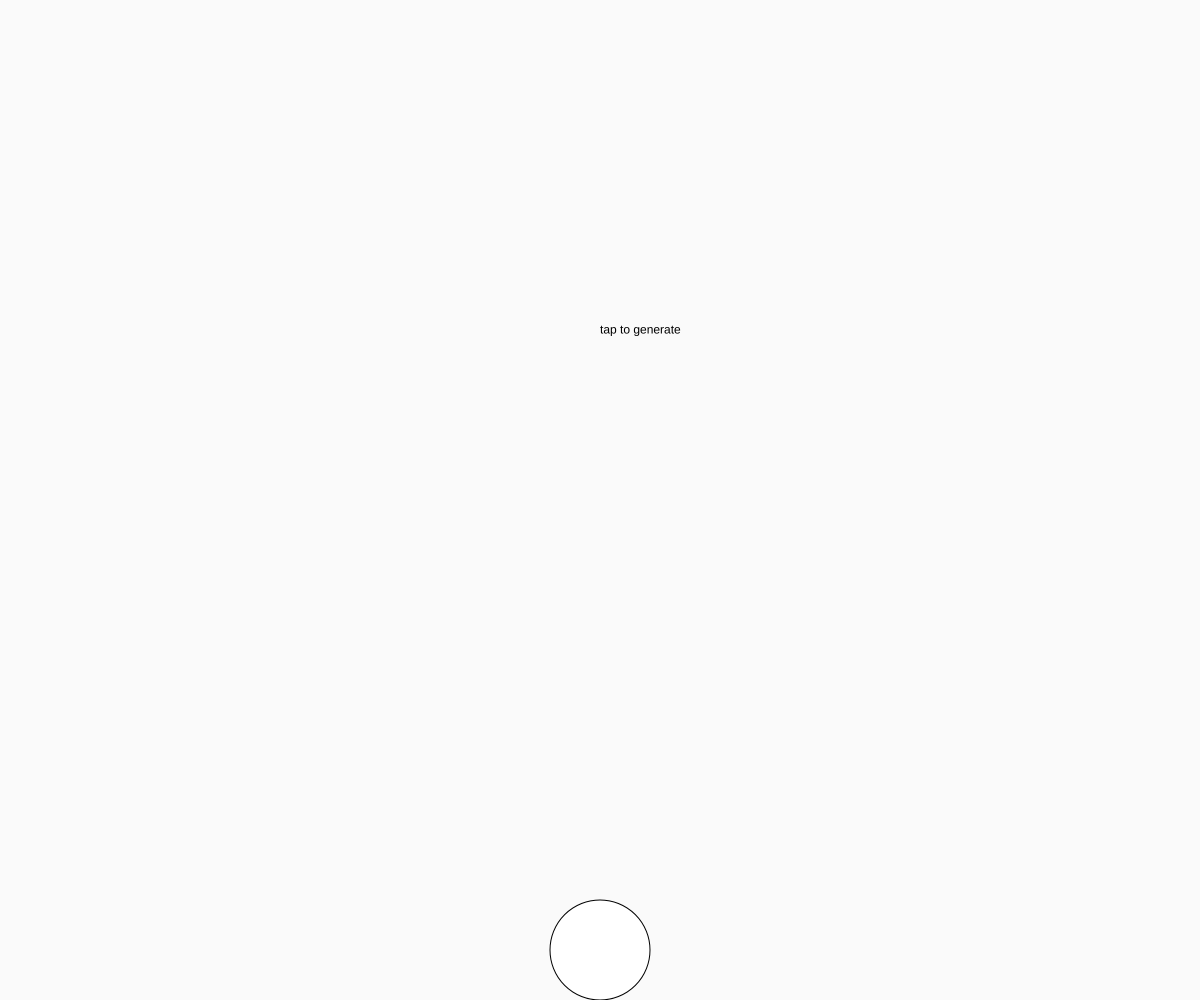
Frame 1 (no input)
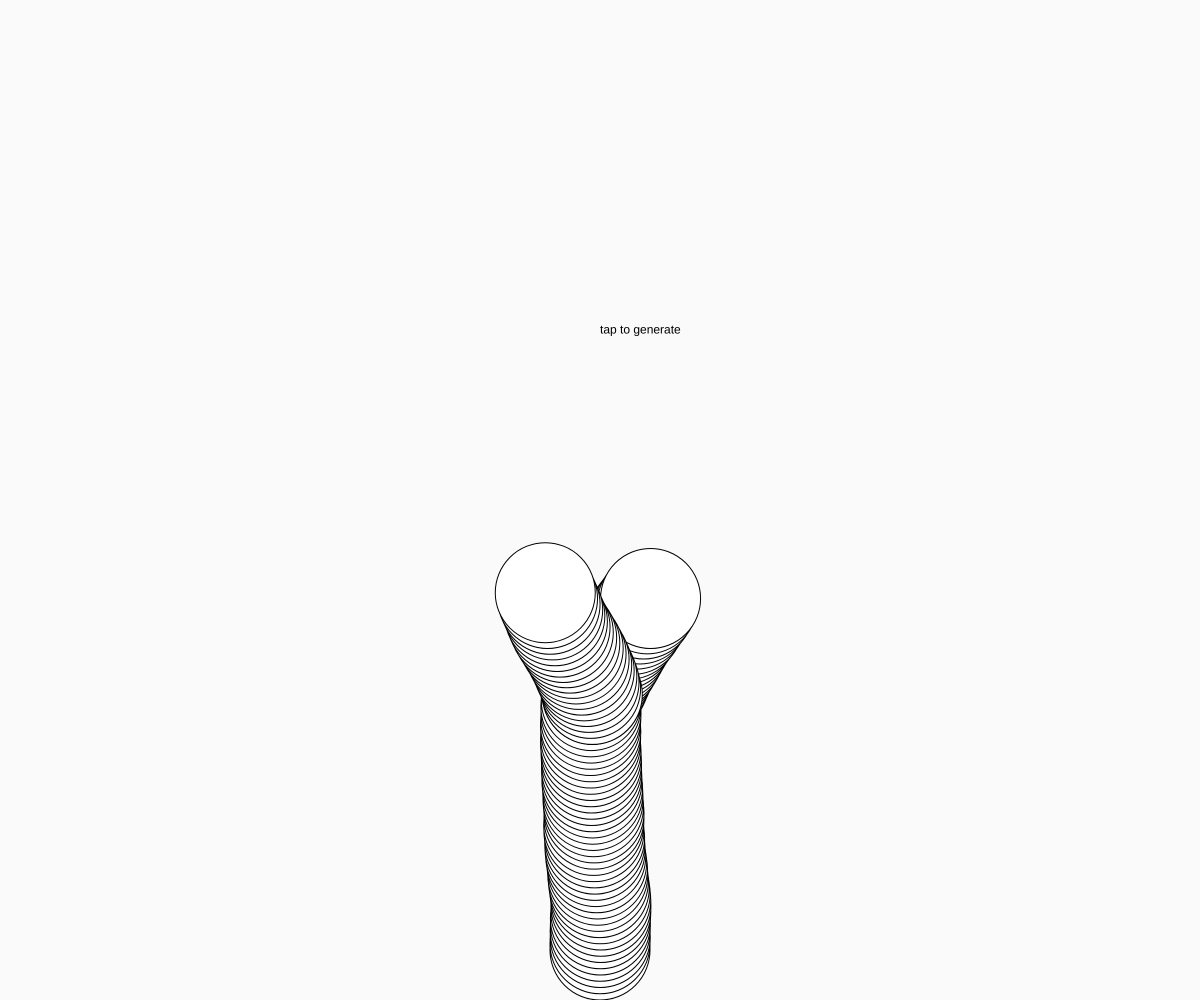
Frame 60 (no input)
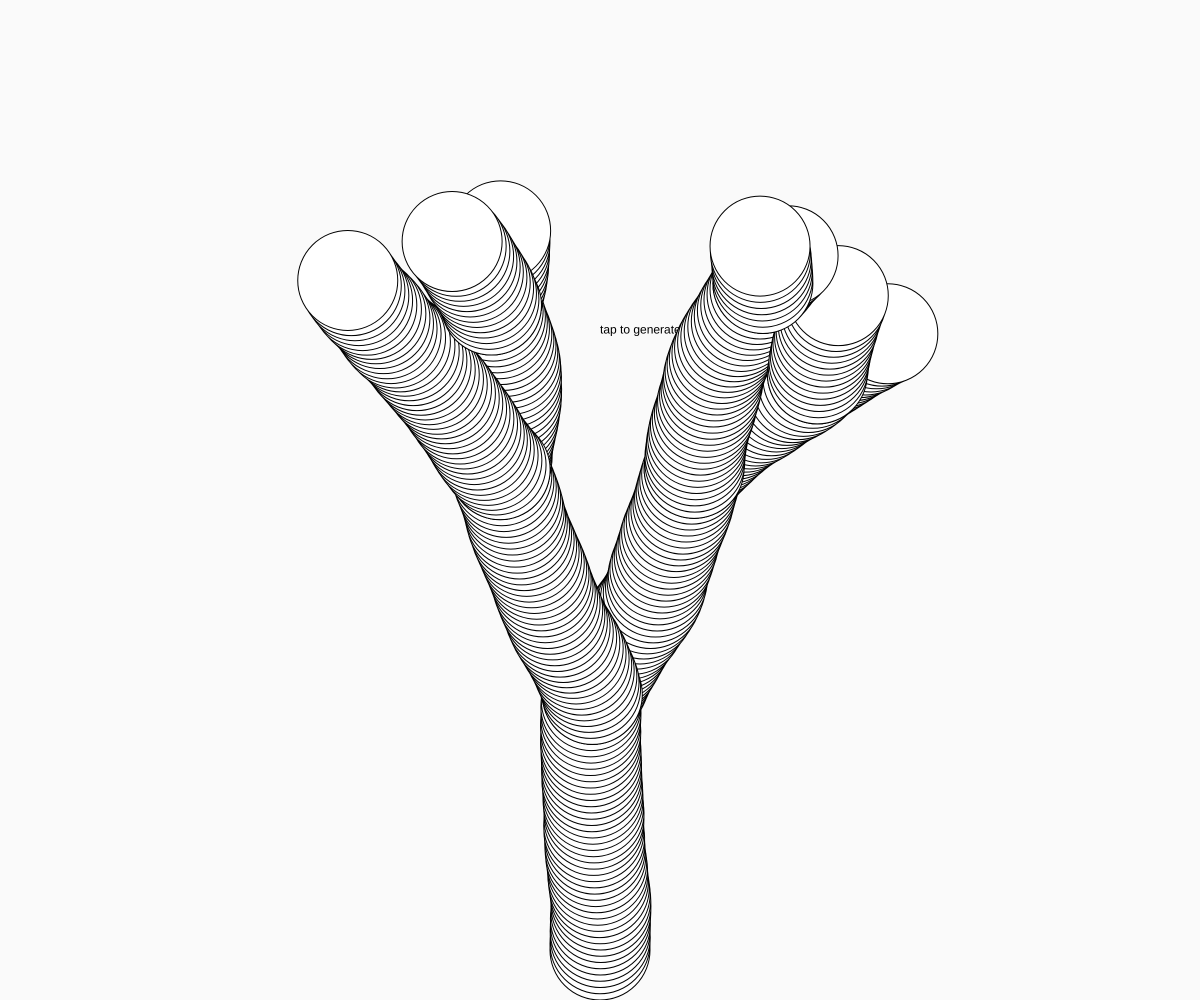
Frame 120 (the mouse pressed at the canvas centre since frame 60)

The p5.js sketch that drew these frames (run headless with seeded random() and noise() and a simulated clock; from frame 60 on, the mouse is pressed at the canvas centre):

// p5.js sketch
// ── sketch.js
let tree;

function setup() {
    pixelDensity(2);
    createCanvas(window.innerWidth, window.innerHeight);
    let point = new Point(window.innerWidth/2, window.innerHeight*0.95)
    let size = new Size(window.innerWidth/6, window.innerWidth/6);
    let entropy = new Entropy()
    let seed = new Seed(point, size, entropy)
    tree = new Tree(seed);
    frameRate(30);
}

function draw() {
    background(250, 255);
    text("tap to generate", window.innerWidth/2, window.innerHeight/3)

    tree.show();
    tree.grow();

    if (tree.branches.length > 25) {
        noLoop()
    }
    
}

class Entropy {
    constructor(sliceWobble = PI/16, branchWobble = PI/8){
        this.branchWobble = branchWobble;
        this.sliceWobble = sliceWobble;
    }
}

class Seed {
    constructor(position, size, entropy, branchAngle = PI/8, branchProbability = 0.05, minimumBranchLength = 25){
        this.pos = position;
        this.size = size;
        this.entropy = entropy;
        this.branchAngle = branchAngle;
        this.branchProbability = branchProbability;
        this.minimumBranchLength = minimumBranchLength;
    }
    
    generateSlice() {
        let slice = new TreeSlice(this.pos, this.size, 0, this.entropy);
        return slice;
    }

    generateBranch() {
        let slice = this.generateSlice();
        let branch = new Branch(slice);
        return branch;
    }
}


class Tree {
    constructor(seed) {
        this.seed = seed;
        this.branches = [
            seed.generateBranch()
        ];
    }
    
    get entropy() {
        return this.seed.entropy;
    }

    grow() {
        for (let i in this.branches){
            let branch = this.branches[i];
            if (branch.grown != true) {
                branch.grow();
                //
                
                    if (branch.length >= this.seed.minimumBranchLength) {
                        if (probability(this.seed.branchProbability)){
                            this.spawnBranches(branch);
                        }
                    }
                    
                    if (branch.length > 50) {
                        branch.grown = true;
                        if (this.branches.length == 1) {
                            this.spawnBranches(branch);
                        }
                    }
            }
        }
    }

    show() {
        for (let i in this.branches){
            this.branches[i].show();
        }
    }

    spawnBranches(branch) {
        // get the branch angle from the seed
        let angle = this.seed.branchAngle;
        let halfWobble = this.entropy.branchWobble/2;
      
        // generate a random wobble for each branch
        let wobbleA = random(-abs(halfWobble), +abs(halfWobble));
        let wobbleB = random(-abs(halfWobble), +abs(halfWobble));
    
        // generate two branches, rotated by the given angle + wobble in opposite directions
        let branchA = branch.generateBranch(angle + wobbleA);
        let branchB = branch.generateBranch(-angle + wobbleB);
    
        branch.grown = true;
        this.branches.push(branchA, branchB);
    }
}

class Branch {
    constructor(slice) {
        // contains a non empty array of slices
        this.slices = [slice];
        this.grown = false;
    }

    // get the first slice in the array
    get start() {
        return this.slices[0];
    }
    
    // get the last slice in the array
    get end() {
        this.slices.push();
        return this.slices[this.slices.length - 1];
    }

    get length() {
        return this.slices.length;
    }

    // create and add the next slice to the array, 'grow' the branch
    grow() {
        let nextSlice = this.end.nextSlice(this.end.size.height/32);
        this.slices.push(nextSlice);
    }

    // loop over all the slices and draw each slice
    show() {
        for (let i in this.slices) {
            this.slices[i].show();
        }
    }

    generateBranch(angle = PI/4) {
        let slice = new TreeSlice(this.end.pos, this.end.size, (this.end.direction + angle), this.end.entropy);
        let generatedBranch = new Branch(slice);
        return generatedBranch;
    }
}

class TreeSlice {
    constructor(position, size, angle, entropy) {
        this.pos = position;
        this.size = size;
        this.direction = angle;
        this.entropy = entropy;
    }
    
    // generate a new slice
    nextSlice(amount = 5) {
        let wobble = this.entropy.sliceWobble
        let direction = this.direction + random(-abs(wobble/2), +abs(wobble/2))
        let slice = new TreeSlice(this.pos.offset(this.direction, amount), this.size, direction, this.entropy);
        return slice;
    }

    show() {
        // draw a circle at given position
        circle(this.pos.x, this.pos.y, this.size.width/2);
    } 
}

class Point {
    constructor(x, y) {
        this.x = x;
        this.y = y;
    }

    offset(angle, amount) {
        let xIncrement = sin(angle)*amount;
        let yIncrement = cos(angle)*amount;
        let point = new Point(this.x + xIncrement, this.y - yIncrement);
        return point;
    }

    offsetX(amount = 1){
        let point = new Point(this.x + amount, this.y);
        return point;
    }

    offsetY(amount = 1){
        let point = new Point(this.x, this.y - amount);
        return point;
    }
}

class Size {
    constructor(width, height) {
        this.width = width;
        this.height = height;
    }
}

function mouseClicked(event) {
    tree.branches = [tree.branches[0]]
    tree.branches[0].slices = [tree.branches[0].slices[0]]
    tree.branches[0].grown = false;
    loop()
}


function probability(r = 0.5) {
    return (random() < r)
}
// ── style.css
html, body {
  margin: 0;
  padding: 0;
  display: flex;
}

canvas {
  display: flex;
}
